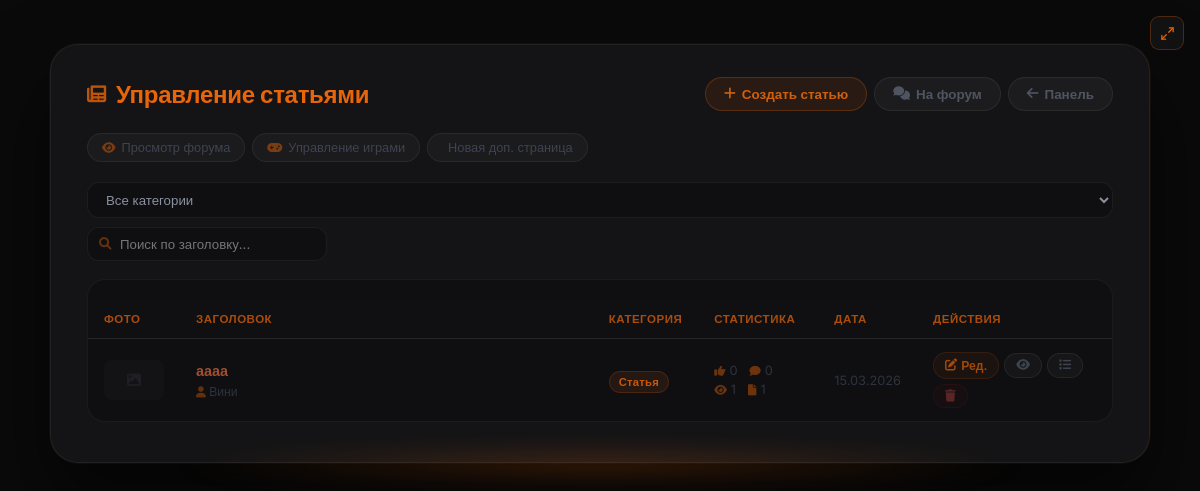
/admin/articles (signed in), run on an earlier commit of the app's database.
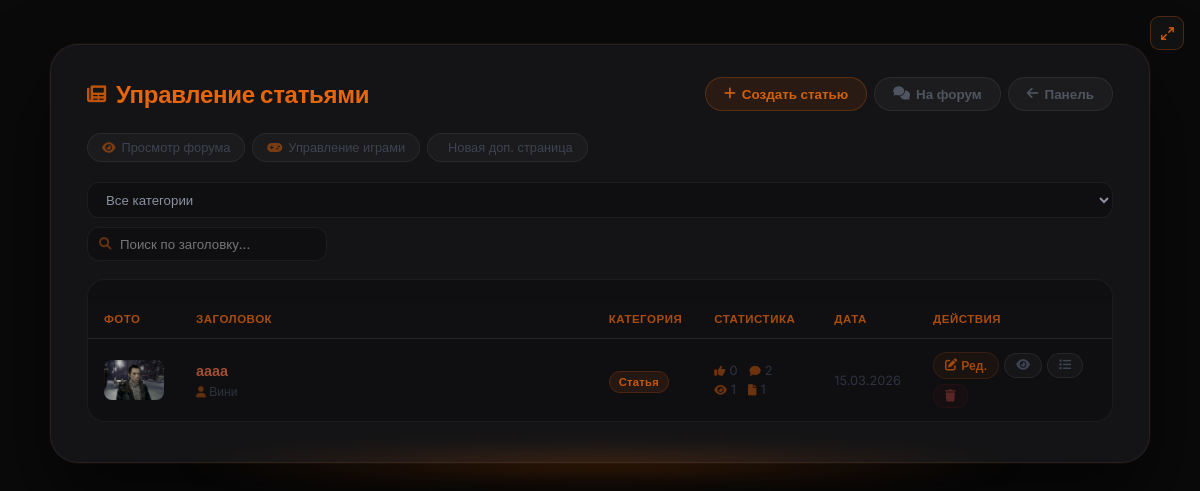
And on a later commit of the database.
### models.py (models this page shows, shortened)
class Article(db.Model):
    __tablename__ = 'articles'
    id          = db.Column(db.Integer, primary_key=True)
    title       = db.Column(db.String(300), nullable=False)
    preview     = db.Column(db.Text, nullable=True)       # краткое описание
    content     = db.Column(db.Text, nullable=False)
    image       = db.Column(db.String(500), nullable=True)  # URL изображения (старый способ)
    image_file  = db.Column(db.String(300), nullable=True)  # имя файла загруженного изображения
    video_url   = db.Column(db.String(500), nullable=True)  # ссылка на YouTube
    video_file  = db.Column(db.String(300), nullable=True)  # загруженный видео-файл
    category    = db.Column(db.String(50), default='article')
    views       = db.Column(db.Integer, default=0)
    likes       = db.Column(db.Integer, default=0)
    dislikes    = db.Column(db.Integer, default=0)
    created_at  = db.Column(db.DateTime, default=datetime.utcnow)
    updated_at  = db.Column(db.DateTime, default=datetime.utcnow, onupdate=datetime.utcnow)
    author_id   = db.Column(db.Integer, db.ForeignKey('users.id'), nullable=False)
    game_id     = db.Column(db.Integer, db.ForeignKey('games.id'), nullable=True)
    comments    = db.relationship('Comment',      backref='article', lazy='dynamic',
                                  cascade='all, delete-orphan')
    votes       = db.relationship('Vote',         backref='article', lazy='dynamic',
                                  cascade='all, delete-orphan')
    extra_pages = db.relationship('ExtraPage',    backref='article', lazy='dynamic',
                                  cascade='all, delete-orphan')
    dropdown_items = db.relationship('DropdownItem', backref='article', lazy='dynamic',
                                     cascade='all, delete-orphan', order_by='DropdownItem.order')
    article_views  = db.relationship('ArticleView',  backref='article', lazy='dynamic',
                                     cascade='all, delete-orphan')
    def get_image_url(self):
        if self.image_file:
            return f'/static/uploads/{self.image_file}'
        if self.image:
            return self.image
        return None

class User(db.Model, UserMixin):
    __tablename__ = 'users'
    id             = db.Column(db.Integer, primary_key=True)
    username       = db.Column(db.String(80),  unique=True, nullable=False)
    email          = db.Column(db.String(120), unique=True, nullable=False)
    password_hash  = db.Column(db.String(256), nullable=False)
    role           = db.Column(db.Integer, default=0)
    created_at     = db.Column(db.DateTime, default=datetime.utcnow)   # дата регистрации
    last_seen      = db.Column(db.DateTime, default=datetime.utcnow)
    banned_until   = db.Column(db.DateTime, nullable=True)
    ban_reason     = db.Column(db.String(500), nullable=True)
    banned_by_id   = db.Column(db.Integer, db.ForeignKey('users.id'), nullable=True)
    recovery_key   = db.Column(db.String(256), nullable=True)  # хеш секретного ключа восстановления
    avatar         = db.Column(db.String(300), nullable=True)   # путь к аватарке
    articles       = db.relationship('Article',  backref='author',     lazy='dynamic', foreign_keys='Article.author_id')
    comments       = db.relationship('Comment',  backref='author',     lazy='dynamic', foreign_keys='Comment.author_id')
    votes          = db.relationship('Vote',     backref='user',       lazy='dynamic')
    extra_pages    = db.relationship('ExtraPage', backref='author',    lazy='dynamic', foreign_keys='ExtraPage.author_id')
    comment_reactions = db.relationship('CommentReaction', backref='user', lazy='dynamic')

### app.py (the view)
@app.route('/admin/articles')
@login_required
@editor_required
def admin_articles():
    articles = Article.query.order_by(Article.created_at.desc()).all()
    return render_template('admin/articles.html', articles=articles)

### app.py (called while the page is built)
@login_manager.user_loader
def load_user(user_id):
    return User.query.get(int(user_id))

@app.before_request
def update_last_seen():
    if current_user.is_authenticated:
        current_user.last_seen = datetime.utcnow()
        db.session.commit()

@app.after_request
def add_security_headers(response):
    response.headers['X-Content-Type-Options'] = 'nosniff'
    response.headers['X-Frame-Options']        = 'DENY'
    response.headers['X-XSS-Protection']       = '1; mode=block'
    response.headers.pop('Server', None)
    response.headers.pop('X-Powered-By', None)
    return response

def editor_required(f):
    from functools import wraps
    @wraps(f)
    def decorated(*args, **kwargs):
        if not current_user.is_authenticated or current_user.role < 2: abort(403)
        return f(*args, **kwargs)
    return decorated

### templates/admin/articles.html (shortened to what the changed rows need)
{% extends "base.html" %}
{% block content %}
<div class="art-outer">
<div class="art-card">
    <div class="art-header">
        <h1 class="art-title"><i class="fas fa-newspaper"></i> Управление статьями</h1>
    </div>
    <div class="articles-wrap">
        {% if articles %}
        <table class="articles-table" id="articlesTable">
            <thead>
                <tr>
                    <th style="width:66px;">Фото</th>
                    <th>Заголовок</th>
                    <th style="width:95px;">Категория</th>
                    <th style="width:120px;">Статистика</th>
                    <th style="width:85px;">Дата</th>
                    <th style="width:195px;">Действия</th>
                </tr>
            </thead>
            <tbody>
                {% for art in articles %}
                <tr data-category="{{ art.category }}" data-title="{{ art.title | lower }}">
                    <td>{% if art.get_image_url() %}<img src="{{ art.get_image_url() }}" alt="" class="article-thumb-sm">{% else %}<div class="article-thumb-ph"><i class="fas fa-image"></i></div>{% endif %}</td>
                    <td>
                        <a href="{{ url_for('article', article_id=art.id) }}" class="article-title-link" target="_blank">{{ art.title }}</a>
                        <div class="article-sub"><span><i class="fas fa-user"></i> {{ art.author.username }}</span>{% if art.game %}<span><i class="fas fa-gamepad"></i> {{ art.game.name }}</span>{% endif %}</div>
                    </td>
                    <td><span class="badge {{ art.category }}">{{ 'Новость' if art.category == 'news' else 'Статья' }}</span></td>
                    <td>
                        <div class="stat-row"><span><i class="fas fa-thumbs-up"></i> {{ art.likes }}</span><span><i class="fas fa-comment"></i> {{ art.comments.count() }}</span></div>
                        <div class="stat-row" style="margin-top:4px;"><span><i class="fas fa-eye"></i> {{ art.views }}</span><span><i class="fas fa-file"></i> {{ art.extra_pages.count() }}</span></div>
                    </td>
                    <td style="color:#2e3340;font-size:0.8rem;white-space:nowrap;">{{ art.created_at.strftime('%d.%m.%Y') }}</td>
                    <td>
                        <div class="actions-cell">
                            <a href="{{ url_for('admin_article_edit', article_id=art.id) }}" class="action-sm edit"><i class="fas fa-edit"></i> Ред.</a>
                            <a href="{{ url_for('article', article_id=art.id) }}" class="action-sm view" target="_blank"><i class="fas fa-eye"></i></a>
                            <a href="{{ url_for('admin_dropdown_list', article_id=art.id) }}" class="action-sm drops"><i class="fas fa-list"></i></a>
                            <form method="POST" action="{{ url_for('admin_article_delete', article_id=art.id) }}" onsubmit="return confirm('Удалить?');" style="display:inline;">
                                <button type="submit" class="action-sm delete"><i class="fas fa-trash"></i></button>
                            </form>
                        </div>
                    </td>
                </tr>
                {% endfor %}
            </tbody>
        </table>
        {% else %}
        <div class="empty-table"><i class="fas fa-newspaper"></i><p>Статей пока нет</p></div>
        {% endif %}
    </div>
</div>
</div>
{% endblock %}

What changed in the data, as far as the page shows it:
changed Article "аааа": get_image_url: picture added; comments.count "0" → "2"
